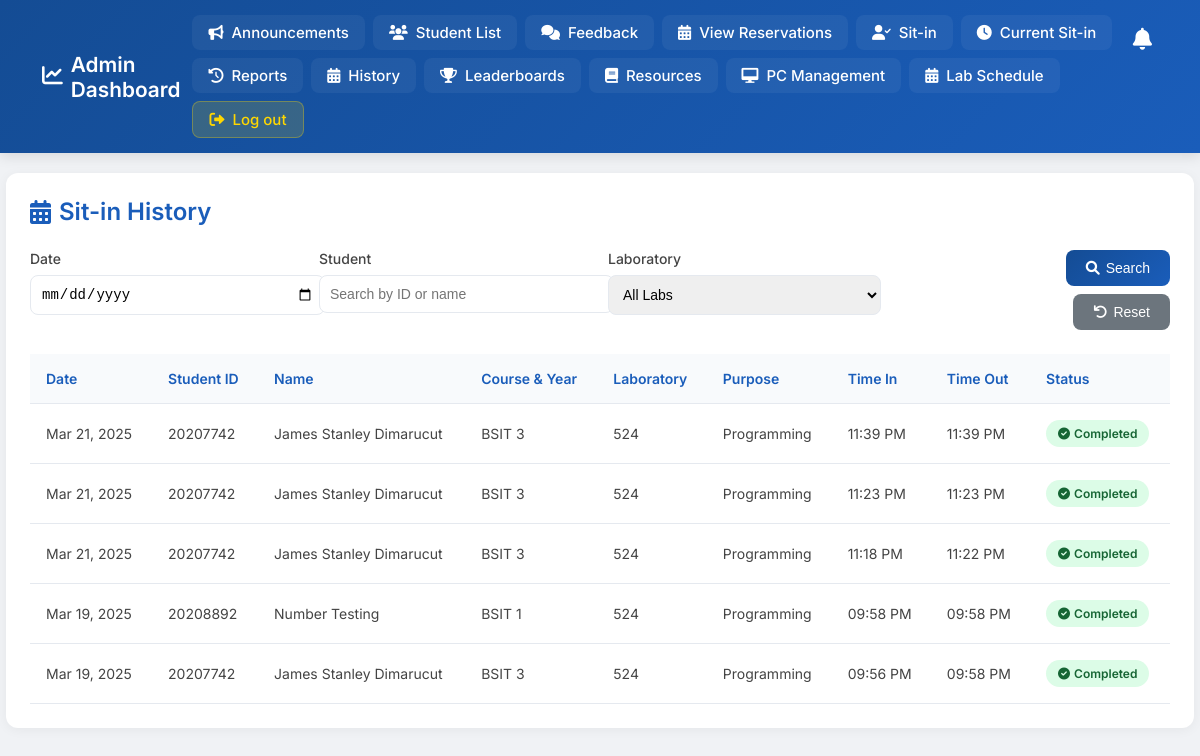
/sitin_history.php (signed in), run on an earlier commit of the app's database.
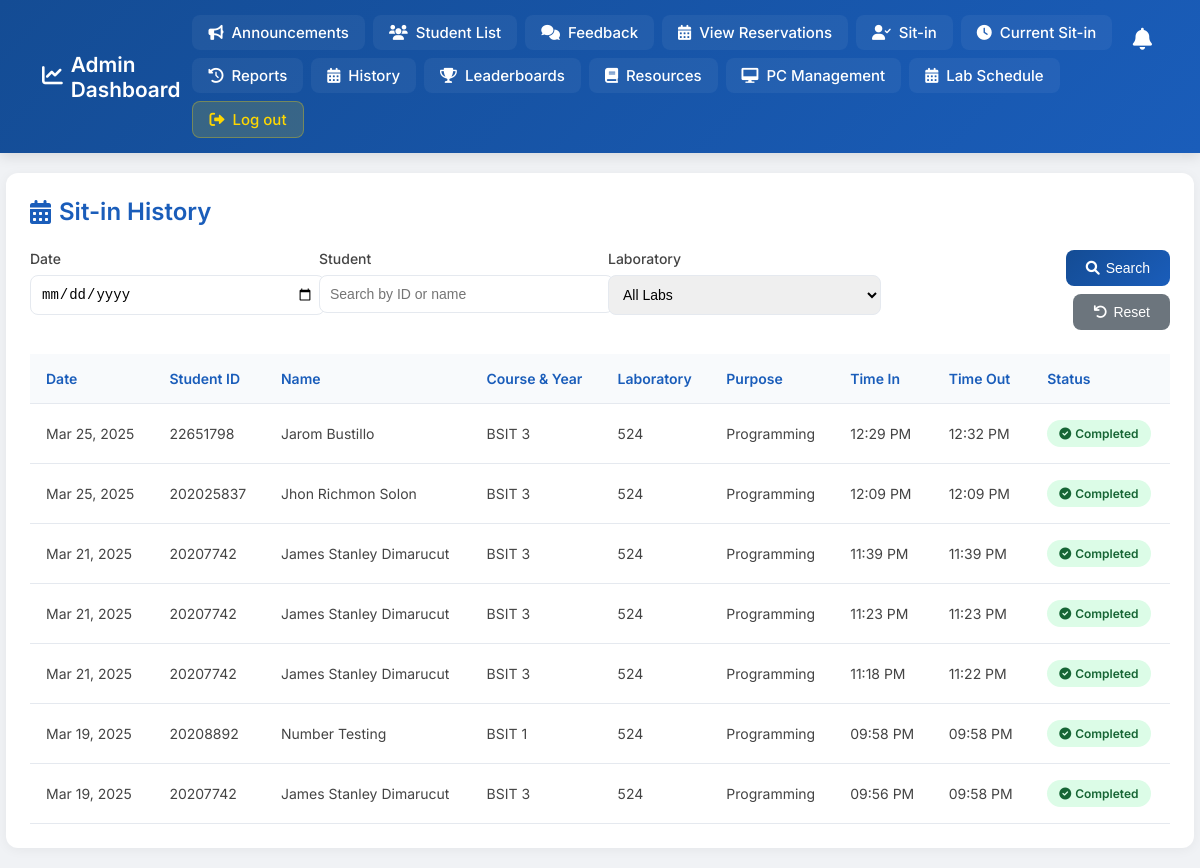
And on a later commit of the database.
### tables this page shows
CREATE TABLE `sit_in_records` (
  `id` int(11) NOT NULL,
  `student_id` varchar(50) NOT NULL,
  `status` enum('present','absent') NOT NULL DEFAULT 'absent',
  `date` date NOT NULL,
  `purpose` varchar(100) DEFAULT NULL,
  `lab` varchar(10) DEFAULT NULL,
  `time_in` time DEFAULT curtime(),
  `time_out` time DEFAULT NULL
);

CREATE TABLE `register` (
  `IDNO` int(20) NOT NULL,
  `LASTNAME` varchar(255) NOT NULL,
  `FIRSTNAME` varchar(255) NOT NULL,
  `MIDNAME` varchar(255) NOT NULL,
  `COURSE` varchar(255) NOT NULL,
  `YEARLEVEL` int(11) NOT NULL,
  `USERNAME` varchar(255) NOT NULL,
  `PASSWORD` varchar(255) NOT NULL,
  `PROFILE_IMG` varchar(255) DEFAULT NULL,
  `remaining_sessions` int(11) DEFAULT 30
);

### sitin_history.php (the view, shortened to what the changed rows need)
<?php
include("db.php");
$query = "SELECT
    s.*,
    CONCAT(r.FIRSTNAME, ' ', r.LASTNAME) as student_name,
    r.COURSE,
    r.YEARLEVEL
FROM sit_in_records s
JOIN register r ON s.student_id = r.IDNO
WHERE 1=1";
$query .= " ORDER BY s.date DESC, s.time_in DESC";
$stmt = mysqli_prepare($con, $query);
mysqli_stmt_execute($stmt);
$result = mysqli_stmt_get_result($stmt);
?>
<!DOCTYPE html>
<html lang="en">
<head>
    <link rel="stylesheet" href="https://cdnjs.cloudflare.com/ajax/libs/font-awesome/6.0.0/css/all.min.css">
</head>
<body>
    <div class="main-container">
        <div class="container">
            <div class="page-header">
                <h2><i class="fas fa-calendar-alt"></i> Sit-in History</h2>
            </div>
            <div class="table-responsive">
                <table>
                    <thead>
                        <tr>
                            <th>Date</th>
                            <th>Student ID</th>
                            <th>Name</th>
                            <th>Course & Year</th>
                            <th>Laboratory</th>
                            <th>Purpose</th>
                            <th>Time In</th>
                            <th>Time Out</th>
                            <th>Status</th>
                        </tr>
                    </thead>
                    <tbody>
                        <?php if (mysqli_num_rows($result) > 0): ?>
                            <?php while ($row = mysqli_fetch_assoc($result)): ?>
                                <tr>
                                    <td><?php echo date('M d, Y', strtotime($row['date'])); ?></td>
                                    <td><?php echo htmlspecialchars($row['student_id']); ?></td>
                                    <td><?php echo htmlspecialchars($row['student_name']); ?></td>
                                    <td><?php echo htmlspecialchars($row['COURSE'] . ' ' . $row['YEARLEVEL']); ?></td>
                                    <td><?php echo htmlspecialchars($row['lab']); ?></td>
                                    <td><?php echo htmlspecialchars($row['purpose']); ?></td>
                                    <td><?php echo date('h:i A', strtotime($row['time_in'])); ?></td>
                                    <td><?php echo $row['time_out'] ? date('h:i A', strtotime($row['time_out'])) : 'Ongoing'; ?></td>
                                    <td>
                                        <span class="status-badge <?php echo $row['time_out'] ? 'status-present' : 'status-absent'; ?>">
                                            <i class="fas <?php echo $row['time_out'] ? 'fa-check-circle' : 'fa-clock'; ?>"></i>
                                            <?php echo $row['time_out'] ? 'Completed' : 'Active'; ?>
                                        </span>
                                    </td>
                                </tr>
                            <?php endwhile; ?>
                        <?php endif; ?>
                    </tbody>
                </table>
            </div>
        </div>
    </div>
</body>
</html>

What changed in the data, as far as the page shows it:
added sit_in_records: date "Mar 25, 2025", student "22651798", student_name "Jarom Bustillo", register.COURSE+YEARLEVEL "BSIT 3", lab "524", purpose "Programming", time_in "12:29 PM", time_out "12:32 PM", shows "Completed"
added sit_in_records: date "Mar 25, 2025", student "202025837", student_name "Jhon Richmon Solon", register.COURSE+YEARLEVEL "BSIT 3", lab "524", purpose "Programming", time_in "12:09 PM", time_out "12:09 PM", shows "Completed"
